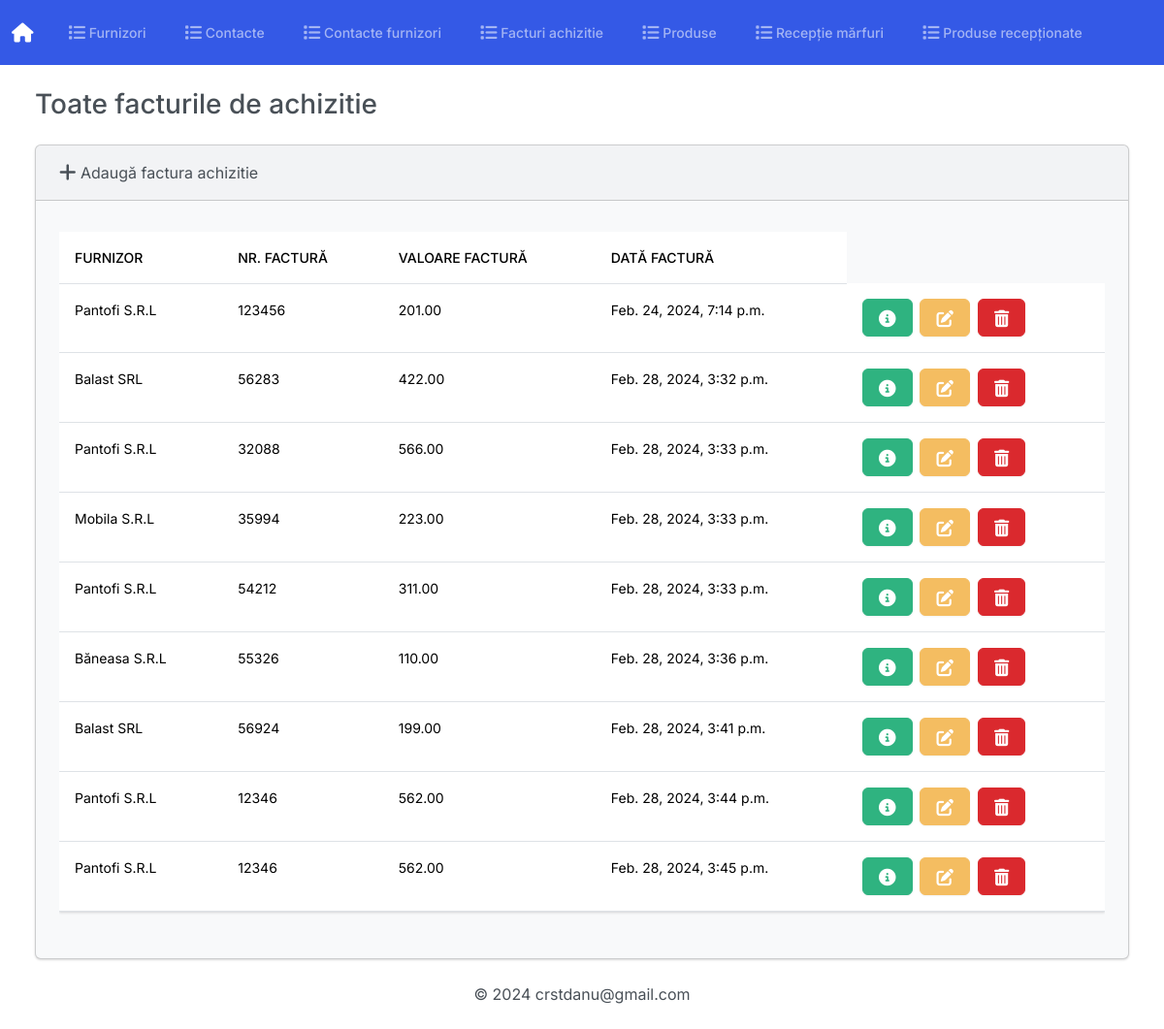
The page /facturi_achizitie on the database its author committed.
### Gestiune/models.py (models this page shows)
class FacturaAchizitie(models.Model):
    class Meta:
        verbose_name_plural = 'Facturi Achizitie'
    furnizor = models.ForeignKey(Furnizor, on_delete=models.CASCADE)
    nr_factura = models.BigIntegerField()
    valoare_factura = models.DecimalField(max_digits=10, decimal_places=2)
    data_factura = models.DateTimeField(auto_now_add=True)

class Furnizor(models.Model):
    class Meta:
        verbose_name_plural = 'Furnizori'
    cui = models.CharField(max_length=9, unique=True)
    nume = models.CharField(max_length=100, default='')
    adresa = models.CharField(max_length=255, default='')
    numar_reg_com = models.CharField(max_length=15, default='')
    telefon = models.CharField(max_length=15, default='')
    def __str__(self):
        return f'{self.nume}'

### Gestiune/views.py (the view)
# urls.py: path('facturi_achizitie', views.index_facturi_achizitie,
def index_facturi_achizitie(request):
    return render(request, 'Gestiune/facturi_achizitie/index.html', {'facturi_achizitie': FacturaAchizitie.objects.all()})

### Gestiune/templates/Gestiune/facturi_achizitie/index.html (shortened to what this page needs)
{% extends "Gestiune/base.html" %}
{% block body %}
<h3 class="m-4">Toate facturile de achizitie</h3>
<div class="row">
    <div class="col-12">
        {% if facturi_achizitie %}
        <div class="card bg-light ms-4 me-4 mb-4">
            <div class="card-header">
                <a class="nav-link" href="{% url 'adauga_factura_achizitie' %}">
                    <i class="fa-solid fa-plus fa-lg"></i> Adaugă factura achizitie
                </a>
            </div>
            <div class="card-body">
                <p class="card-text">
                <div class="table-responsive">
                    <table class="table table-hover">
                        <thead>
                            <tr>
                                <th scope="col">Furnizor</th>
                                <th scope="col">Nr. factură</th>
                                <th scope="col">Valoare factură</th>
                                <th scope="col">Dată factură</th>
                            </tr>
                        </thead>
                        <tbody>
                            {% for factura in facturi_achizitie %}
                            <tr>
                                <td>{{ factura.furnizor }}</td>
                                <td>{{ factura.nr_factura }}</td>
                                <td>{{ factura.valoare_factura }}</td>
                                <td>{{ factura.data_factura }}</td>
                                <td>
                                    <button type="button" class="btn btn-success me-1"
                                        href="{% url 'vezi_factura_achizitie' factura.id %}" data-bs-toggle="modal"
                                        data-bs-target="#myModal{{factura.id}}">
                                    </button>
                                    <a class="btn btn-warning me-1"
                                        href="{% url 'editeaza_factura_achizitie' factura.id %}">
                                    </a>
                                    <button type="button" class="btn btn-danger" data-bs-toggle="modal"
                                        data-bs-target="#delete{{factura.id}}">
                                    </button>
                                </td>
                            </tr>
                            {% endfor %}
                        </tbody>
                    </table>
                </div>
                </p>
            </div>
        </div>
        {% else %}
        <h5 class="alert alert-primary ms-4 me-4">Nu sunt înregistrări</h5>
        {% endif %}
    </div>
</div>
{% endblock %}

### rows shown on the page
FacturaAchizitie: furnizor "Pantofi S.R.L", nr_factura "123456", valoare_factura "201.00", data_factura "Feb. 24, 2024, 7:14 p.m."
FacturaAchizitie: furnizor "Balast SRL", nr_factura "56283", valoare_factura "422.00", data_factura "Feb. 28, 2024, 3:32 p.m."
FacturaAchizitie: furnizor "Pantofi S.R.L", nr_factura "32088", valoare_factura "566.00", data_factura "Feb. 28, 2024, 3:33 p.m."
FacturaAchizitie: furnizor "Mobila S.R.L", nr_factura "35994", valoare_factura "223.00", data_factura "Feb. 28, 2024, 3:33 p.m."
FacturaAchizitie: furnizor "Pantofi S.R.L", nr_factura "54212", valoare_factura "311.00", data_factura "Feb. 28, 2024, 3:33 p.m."
FacturaAchizitie: furnizor "Băneasa S.R.L", nr_factura "55326", valoare_factura "110.00", data_factura "Feb. 28, 2024, 3:36 p.m."
FacturaAchizitie: furnizor "Balast SRL", nr_factura "56924", valoare_factura "199.00", data_factura "Feb. 28, 2024, 3:41 p.m."
FacturaAchizitie: furnizor "Pantofi S.R.L", nr_factura "12346", valoare_factura "562.00", data_factura "Feb. 28, 2024, 3:44 p.m."
FacturaAchizitie: furnizor "Pantofi S.R.L", nr_factura "12346", valoare_factura "562.00", data_factura "Feb. 28, 2024, 3:45 p.m."
